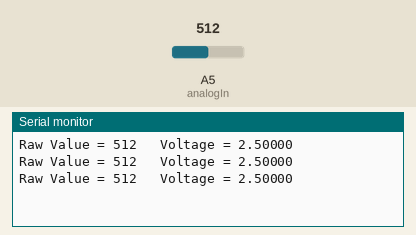
Bench run of a sketch on a simulated Arduino Uno, built with avr-gcc and run on an emulated ATmega328P. On the bench: the last lines printed to the serial monitor. Inputs (shaded band) come from the test bench; at power-on: A5 (analogIn) = 512.

Above: at 1.3 s.
1.4 s: A5 (analogIn) set to 716
At 1.9 s:
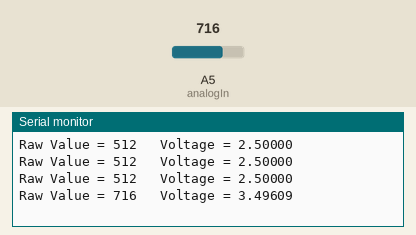
2.9 s: A5 (analogIn) set to 900
At 3.4 s:
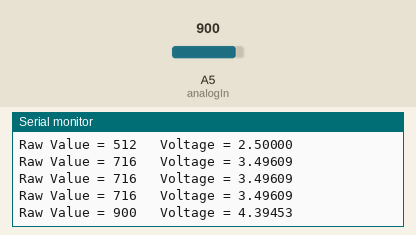
Timing chart, 0 to 5.9 s (numbered marks = the images above; inputs shaded):
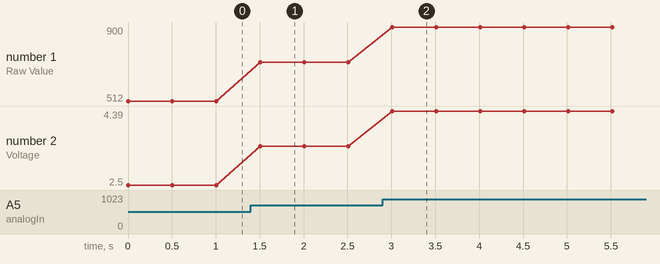

The sketch:

simple_voltmeter.ino
```cpp
const int analogIn = A5;

int RawValue = 0;
float Voltage = 0;

void setup() {
  pinMode(analogIn, INPUT);
  Serial.begin(9600);
}

void loop() {
  RawValue = analogRead(analogIn);
  Voltage = (RawValue * 5.0 ) / 1024.0; // scale the ADC
  Serial.print("Raw Value = " );  // shows pre-scaled value
  Serial.print(RawValue);
  Serial.print("\t Voltage = "); // shows the voltage measured
  Serial.println(Voltage, 5); //3 digits after decimal point
  delay(500);   // 1/2 sec so your display doesnt't scroll too fast
}
```

Measured:
- after the input at 1.4 s, the serial monitor: prints a new line after 0.10 s (image 1)
- after the input at 2.9 s, the serial monitor: prints a new line after 0.11 s (image 2)
- plotted number 1: 512 → 716 after the input at 1.4 s, 716 → 900 after the input at 2.9 s
- plotted number 2: 2.5 → 3.5 after the input at 1.4 s, 3.5 → 4.39 after the input at 2.9 s
